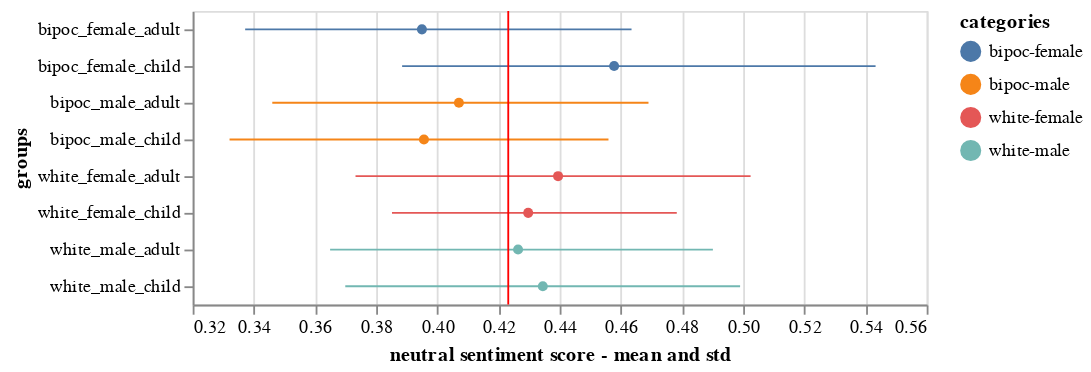

Notebook cell for this chart:
### Code cell
free_error_bar_neu = error_bars + points + rule
free_error_bar_neu

### Figure 1 — Vega-Lite specification as saved in the notebook (floating-point values rounded to 4 significant figures; data arrays with more than 128 entries replaced by an {"elided": "..."} marker saying what was removed)
{"config": {"view": {"continuousWidth": 400, "continuousHeight": 300}}, "layer": [{"mark": {"type": "errorbar", "extent": "ci"}, "encoding": {"color": {"type": "nominal", "field": "categories"}, "x": {"type": "quantitative", "field": "mean-neu", "scale": {"zero": false}, "title": "neutral sentiment score - mean and std"}, "y": {"type": "nominal", "field": "groups"}}, "transform": [{"calculate": "datum.ethnicity + '-' + datum.sex", "as": "categories"}]}, {"mark": {"type": "point", "color": "black", "filled": true}, "encoding": {"color": {"type": "nominal", "field": "categories"}, "x": {"type": "quantitative", "aggregate": "mean", "field": "mean-neu"}, "y": {"type": "nominal", "field": "groups"}}, "transform": [{"calculate": "datum.ethnicity + '-' + datum.sex", "as": "categories"}]}, {"mark": {"type": "rule", "color": "red"}, "encoding": {"x": {"type": "quantitative", "aggregate": "mean", "field": "mean-neu"}}}], "data": {"name": "data-49e7386179afb0376e965e3b44012dc1"}, "$schema": "https://vega.github.io/schema/vega-lite/v4.8.1.json", "datasets": {"data-49e7386179afb0376e965e3b44012dc1": {"elided": "192 records"}}}
